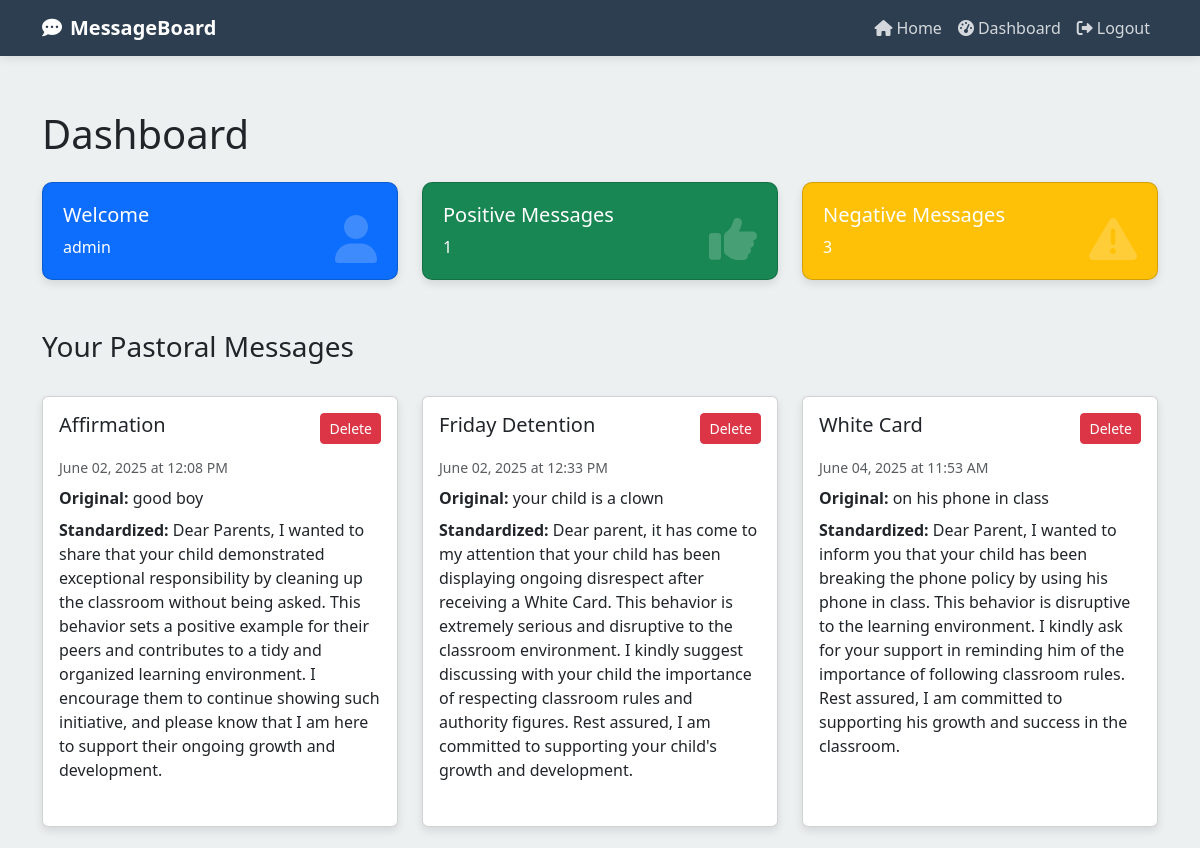
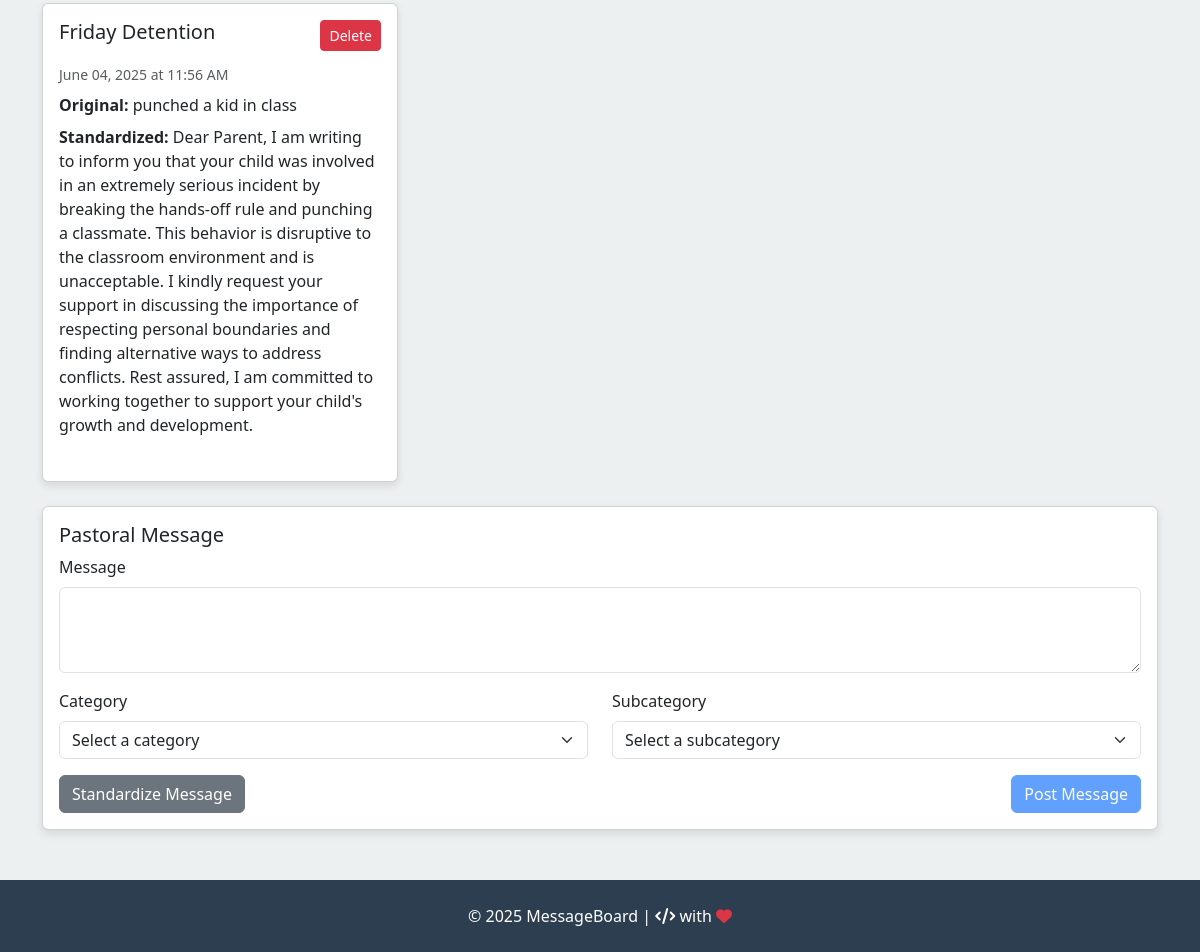
The app's page /dashboard (signed in) with its own data (2 pictures, top to bottom).
### setup_db.py (models this page shows)
class User(Base):
    __tablename__ = 'users'
    id = Column(Integer, primary_key=True)
    username = Column(String, unique=True, nullable=False)
    password = Column(String, nullable=False)
    joined_date = Column(DateTime, default=datetime.utcnow)
    messages = relationship('Messages', backref='user', lazy='select', cascade="all, delete-orphan")

class Messages(Base):
    __tablename__ = 'messages'
    id = Column(Integer, primary_key=True)
    name = Column(String, nullable=False)
    user_id = Column(Integer, ForeignKey('users.id'), nullable=False)
    created_at = Column(DateTime, default=datetime.utcnow)
    severity = Column(String, nullable=False)  # Column for severity (positive/negative)
    standardized_message = Column(Text)  # New column for storing standardized messages from OpenAI
    subcategory = Column(String)  # Added subcategory field

### Software-Engineering-Project.py (the view)
@app.route('/dashboard')
def dashboard():
    if 'user_id' not in session:
        flash("You need to log in to access the dashboard.", "error")
        return redirect(url_for('login'))
    user = get_user_by_id(session['user_id'])
    filter_type = request.args.get('filter', None)
    positive_messages = db_session.query(Messages).filter_by(user_id=session['user_id'], severity="positive").all()
    negative_messages = db_session.query(Messages).filter_by(user_id=session['user_id'], severity="negative").all()
    if filter_type == 'positive':
        messages = positive_messages
    elif filter_type == 'negative':
        messages = negative_messages
    else:
        messages = positive_messages + negative_messages
    return render_template('dashboard.html',
                           username=session.get('username', 'User'),
                           positive_messages=positive_messages,
                           negative_messages=negative_messages,
                           messages=messages,
                           active_filter=filter_type,
                           pastoral_message="Enter pastoral message here")

### Software-Engineering-Project.py (called while the page is built)
@app.template_filter('aest_time')
def aest_time(utc_dt):
    if utc_dt is None:
        return ""
    aest = pytz.timezone('Australia/Sydney')
    aest_dt = utc_dt.replace(tzinfo=pytz.UTC).astimezone(aest)
    return aest_dt.strftime('%B %d, %Y at %I:%M %p')

@app.teardown_appcontext
def shutdown_session(exception=None):
    db_session.remove()

### query_db.py (called while the page is built)
def get_user_by_id(user_id):
    return session.query(User).filter_by(id=user_id).first()

### Templates/dashboard.html (shortened to what this page needs)
{% extends "base.html" %}
{% block content %}
<h1 class="mb-4">Dashboard</h1>
<div class="row dashboard-stats">
    <div class="col-md-4">
        <div class="card stat-card bg-primary text-white">
            <div class="stat-icon">
                <i class="fas fa-user"></i>
            </div>
            <h5 class="card-title">Welcome</h5>
            <p class="card-text">{{ username }}</p>
        </div>
    </div>
    <div class="col-md-4">
        <div id="positive-filter" class="card stat-card bg-success text-white" style="cursor: pointer;" title="Click to filter positive messages">
            <div class="stat-icon">
                <i class="fas fa-thumbs-up"></i>
            </div>
            <h5 class="card-title">Positive Messages</h5>
            <p class="card-text">{{ positive_messages|length }}</p>
        </div>
    </div>
    <div class="col-md-4">
        <div id="negative-filter" class="card stat-card bg-warning text-white" style="cursor: pointer;" title="Click to filter negative messages">
            <div class="stat-icon">
                <i class="fas fa-exclamation-triangle"></i>
            </div>
            <h5 class="card-title">Negative Messages</h5>
            <p class="card-text">{{ negative_messages|length }}</p>
        </div>
    </div>
</div>
<div class="d-flex justify-content-between align-items-center mb-4">
    <h3>Your Pastoral Messages</h3>
</div>
{% if messages %}
<div class="row">
    {% for message in messages %}
    <div class="col-md-4 mb-4">
        <div class="card message-card">
            <div class="card-body">
                <div class="d-flex justify-content-between align-items-start mb-2">
                    <h5 class="card-title">{{ message.subcategory }}</h5>
                    <form action="{{ url_for('delete_message', message_id=message.id) }}" method="POST" style="display: inline;">
                        <button type="submit" class="btn btn-sm btn-danger" onclick="return confirm('Are you sure?')">Delete</button>
                    </form>
                </div>
                <p class="text-muted small">{{ message.created_at|aest_time }}</p>
                <p><strong>Original:</strong> {{ message.name }}</p>
                <p class="standardized-text"><strong>Standardized:</strong> {{ message.standardized_message }}</p>
            </div>
        </div>
    </div>
    {% endfor %}
</div>
{% else %}
<div class="alert alert-info">
    <p>You haven't created any messages yet. Use the form below to create your first message.</p>
</div>
{% endif %}
<div class="card">
    <div class="card-body">
        <h5 class="card-title">Pastoral Message</h5>
        <form id="message-form" method="POST" action="{{ url_for('create_message') }}">
            <div class="mb-3">
                <label for="message-name" class="form-label">Message</label>
                <textarea class="form-control" id="message-name" name="name" rows="3" required></textarea>
            </div>
            <div class="row">
                <div class="col-md-6 mb-3">
                    <label for="category" class="form-label">Category</label>
                    <select class="form-select" id="category" name="category" required>
                        <option value="" disabled selected>Select a category</option>
                    </select>
                </div>
                <div class="col-md-6 mb-3">
                    <label for="subcategory" class="form-label">Subcategory</label>
                    <select class="form-select" id="subcategory" name="subcategory" required>
                        <option value="" disabled selected>Select a subcategory</option>
                    </select>
                </div>
            </div>
            <div class="d-flex justify-content-between">
                <button type="button" id="standardize-btn" class="btn btn-secondary">Standardize Message</button>
                <button type="submit" id="post-message-btn" class="btn btn-primary" disabled>Post Message</button>
            </div>
        </form>
    </div>
</div>
{% endblock %}

### Templates/base.html (shortened to what this page needs)
<!DOCTYPE html>
<html lang="en">
<head>
    <link href="https://cdn.jsdelivr.net/npm/bootstrap@5.3.0-alpha1/dist/css/bootstrap.min.css" rel="stylesheet">
    <link rel="stylesheet" href="https://cdnjs.cloudflare.com/ajax/libs/font-awesome/6.0.0/css/all.min.css">
</head>
<body>
    <nav class="navbar navbar-expand-lg navbar-dark fixed-top">
        <div class="container">
            <a class="navbar-brand" href="{{ url_for('title_page') }}">
                <i class="fas fa-comment-dots me-2"></i>MessageBoard
            </a>
            <div class="collapse navbar-collapse" id="navbarNav">
                <ul class="navbar-nav ms-auto">
                    <li class="nav-item">
                        <a class="nav-link" href="{{ url_for('title_page') }}">
                            <i class="fas fa-home me-1"></i>Home
                        </a>
                    </li>
                    {% if 'user_id' not in session %}
                    <li class="nav-item">
                        <a class="nav-link" href="{{ url_for('login') }}">
                            <i class="fas fa-sign-in-alt me-1"></i>Login
                        </a>
                    </li>
                    <li class="nav-item">
                        <a class="nav-link" href="{{ url_for('signup') }}">
                            <i class="fas fa-user-plus me-1"></i>Sign Up
                        </a>
                    </li>
                    {% else %}
                    <li class="nav-item">
                        <a class="nav-link" href="{{ url_for('dashboard') }}">
                            <i class="fas fa-tachometer-alt me-1"></i>Dashboard
                        </a>
                    </li>
                    <li class="nav-item">
                        <a class="nav-link" href="{{ url_for('logout') }}">
                            <i class="fas fa-sign-out-alt me-1"></i>Logout
                        </a>
                    </li>
                    {% endif %}
                </ul>
            </div>
        </div>
    </nav>
    <main class="content-section">
        <div class="container">
            {% block content %}{% endblock %}
        </div>
    </main>
    <footer class="py-4">
        <div class="container text-center">
            <p class="mb-0">&copy; 2025 MessageBoard | <i class="fas fa-code"></i> with <i class="fas fa-heart text-danger"></i></p>
        </div>
    </footer>
</body>
</html>

### Templates/base.html (style rules this page uses)
:root { --primary-color: #3498db; --secondary-color: #2c3e50; --accent-color: #e74c3c; --light-color: #ecf0f1; --dark-color: #2c3e50; }
body { font-family: 'Segoe UI', Tahoma, Geneva, Verdana, sans-serif; background-color: var(--light-color); padding-top: 56px; min-height: 100vh; display: flex; flex-direction: column; }
.navbar { background-color: var(--secondary-color); box-shadow: 0 2px 10px rgba(0,0,0,0.1); }
.navbar-brand { font-weight: bold; color: white !important; }
.nav-link { color: rgba(255,255,255,0.8) !important; transition: color 0.3s; }
.btn-primary { background-color: var(--primary-color); border-color: var(--primary-color); }
.card { box-shadow: 0 4px 8px rgba(0,0,0,0.1); transition: transform 0.3s; margin-bottom: 20px; }
footer { background-color: var(--secondary-color); color: white; padding: 20px 0; margin-top: auto; }
.content-section { animation: fadeIn 0.5s ease-in-out; padding: 30px 0; }

### Templates/dashboard.html (style rules this page uses)
.dashboard-stats { margin-bottom: 30px; }
.stat-card { border-radius: 10px; padding: 20px; position: relative; overflow: hidden; transition: transform 0.2s ease, box-shadow 0.2s ease; }
.stat-card .stat-icon { position: absolute; right: 20px; top: 20px; font-size: 3rem; opacity: 0.2; }
.message-card { transition: all 0.3s; height: 100%; display: flex; flex-direction: column; }
.message-card .card-body { flex: 1; display: flex; flex-direction: column; }
.message-card .card-title { margin-bottom: 12px; }
.message-card p { margin-bottom: 8px; }
.standardized-text { flex-grow: 1; }

### records on screen
User: username "admin"
Messages: subcategory "Affirmation", created_at|aest_time "June 02, 2025 at 12:08 PM", name "good boy", standardized_message "Dear Parents, I wanted to share that your child demonstrated exceptional responsibility by cleaning up the classroom without being asked. This behavior sets a positive example for their peers and contributes to a tidy and organized learning environment. I encourage them to continue showing such initiative, and please know that I am here to support their ongoing growth and development."
Messages: subcategory "Friday Detention", created_at|aest_time "June 02, 2025 at 12:33 PM", name "your child is a clown", standardized_message "Dear parent, it has come to my attention that your child has been displaying ongoing disrespect after receiving a White Card. This behavior is extremely serious and disruptive to the classroom environment. I kindly suggest discussing with your child the importance of respecting classroom rules and authority figures. Rest assured, I am committed to supporting your child's growth and development."
Messages: subcategory "White Card", created_at|aest_time "June 04, 2025 at 11:53 AM", name "on his phone in class", standardized_message "Dear Parent, I wanted to inform you that your child has been breaking the phone policy by using his phone in class. This behavior is disruptive to the learning environment. I kindly ask for your support in reminding him of the importance of following classroom rules. Rest assured, I am committed to supporting his growth and success in the classroom."
Messages: subcategory "Friday Detention", created_at|aest_time "June 04, 2025 at 11:56 AM", name "punched a kid in class", standardized_message "Dear Parent, I am writing to inform you that your child was involved in an extremely serious incident by breaking the hands-off rule and punching a classmate. This behavior is disruptive to the classroom environment and is unacceptable. I kindly request your support in discussing the importance of respecting personal boundaries and finding alternative ways to address conflicts. Rest assured, I am committed to working together to support your child's growth and development."

### other values on screen
{{ positive_messages|length }} "1"
{{ negative_messages|length }} "3"
